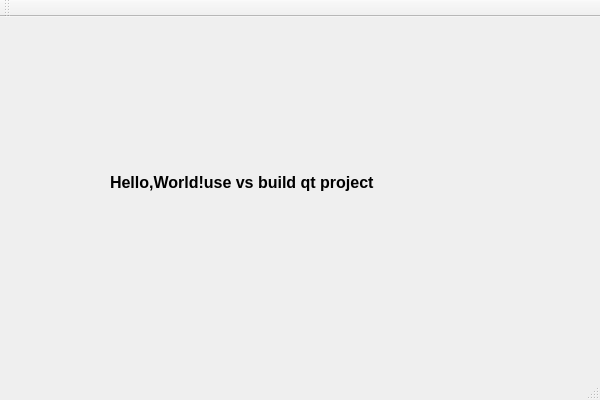
<?xml version="1.0" encoding="UTF-8"?>
<ui version="4.0">
 <class>learn1_1Class</class>
 <widget class="QMainWindow" name="learn1_1Class">
  <property name="geometry">
   <rect>
    <x>0</x>
    <y>0</y>
    <width>600</width>
    <height>400</height>
   </rect>
  </property>
  <property name="windowTitle">
   <string>learn1_1</string>
  </property>
  <widget class="QWidget" name="centralWidget">
   <widget class="QLabel" name="label">
    <property name="geometry">
     <rect>
      <x>110</x>
      <y>110</y>
      <width>331</width>
      <height>111</height>
     </rect>
    </property>
    <property name="font">
     <font>
      <pointsize>12</pointsize>
      <bold>true</bold>
     </font>
    </property>
    <property name="text">
     <string>Hello,World!use vs build qt project</string>
    </property>
   </widget>
  </widget>
  <widget class="QMenuBar" name="menuBar">
   <property name="geometry">
    <rect>
     <x>0</x>
     <y>0</y>
     <width>600</width>
     <height>22</height>
    </rect>
   </property>
  </widget>
  <widget class="QToolBar" name="mainToolBar">
   <attribute name="toolBarArea">
    <enum>TopToolBarArea</enum>
   </attribute>
   <attribute name="toolBarBreak">
    <bool>false</bool>
   </attribute>
  </widget>
  <widget class="QStatusBar" name="statusBar"/>
 </widget>
 <layoutdefault spacing="6" margin="11"/>
 <resources>
  <include location="learn1_1.qrc"/>
 </resources>
 <connections/>
</ui>
